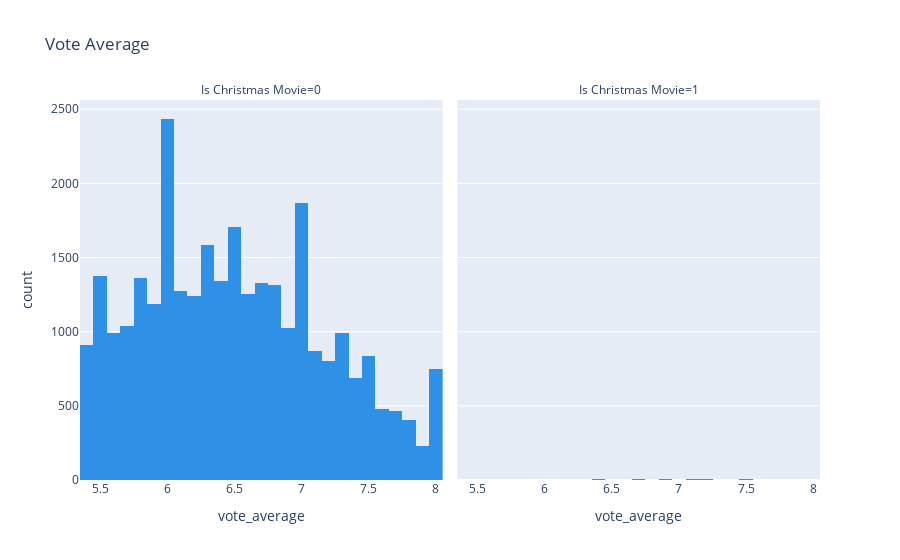

Source (notebook cell):
### Code cell
# Histogram of Vote Count
fig = px.histogram(df,
                   x="vote_average",
                   facet_col="Is Christmas Movie",
                   title='Vote Average',
                   color_discrete_sequence=px.colors.qualitative.Dark24)
fig.show()

### Figure 1 — Plotly figure (JSON) as saved in the notebook; plotly's stock layout.template omitted (floating-point values rounded to 4 significant figures; data arrays with more than 128 entries replaced by an {"elided": "..."} marker saying what was removed)
{"data": [{"alignmentgroup": "True", "bingroup": "x", "hovertemplate": "Is Christmas Movie=0<br>vote_average=%{x}<br>count=%{y}<extra></extra>", "legendgroup": "", "marker": {"color": "#2E91E5", "pattern": {"shape": ""}}, "name": "", "offsetgroup": "", "orientation": "v", "showlegend": false, "type": "histogram", "x": {"elided": "29741 float values"}, "xaxis": "x", "yaxis": "y"}, {"alignmentgroup": "True", "bingroup": "x", "hovertemplate": "Is Christmas Movie=1<br>vote_average=%{x}<br>count=%{y}<extra></extra>", "legendgroup": "", "marker": {"color": "#2E91E5", "pattern": {"shape": ""}}, "name": "", "offsetgroup": "", "orientation": "v", "showlegend": false, "type": "histogram", "x": [7.5, 6.6, 7.4, 6.7, 6.0, 6.7, 6.4, 6.8, 7.3, 5.6, 7.1, 7.5, 7.5, 6.4, 6.7, 6.9, 6.8, 7.1, 7.1, 7.2, 8.0, 5.5, 7.2, 5.9, 7.0, 6.8, 7.6, 7.4, 6.4, 7.1, 6.4, 7.2, 6.9, 7.5, 6.7, 6.9, 6.7, 6.9, 6.7, 7.2, 6.1, 7.6, 6.4, 5.4, 6.3, 7.9, 7.1, 6.5, 6.9], "xaxis": "x2", "yaxis": "y2"}], "layout": {"annotations": [{"font": {}, "showarrow": false, "text": "Is Christmas Movie=0", "x": 0.245, "xanchor": "center", "xref": "paper", "y": 1.0, "yanchor": "bottom", "yref": "paper"}, {"font": {}, "showarrow": false, "text": "Is Christmas Movie=1", "x": 0.755, "xanchor": "center", "xref": "paper", "y": 1.0, "yanchor": "bottom", "yref": "paper"}], "barmode": "relative", "legend": {"tracegroupgap": 0}, "title": {"text": "Vote Average"}, "xaxis": {"anchor": "y", "domain": [0.0, 0.49], "title": {"text": "vote_average"}}, "xaxis2": {"anchor": "y2", "domain": [0.51, 1.0], "matches": "x", "title": {"text": "vote_average"}}, "yaxis": {"anchor": "x", "domain": [0.0, 1.0], "title": {"text": "count"}}, "yaxis2": {"anchor": "x2", "domain": [0.0, 1.0], "matches": "y", "showticklabels": false}}}
